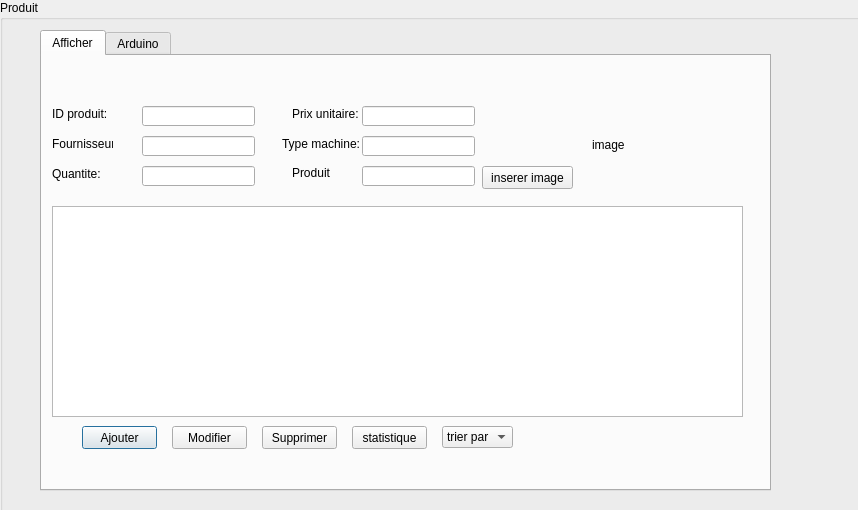
<?xml version="1.0" encoding="UTF-8"?>
<ui version="4.0">
 <class>Gproduits</class>
 <widget class="QDialog" name="Gproduits">
  <property name="geometry">
   <rect>
    <x>0</x>
    <y>0</y>
    <width>858</width>
    <height>510</height>
   </rect>
  </property>
  <property name="windowTitle">
   <string>Dialog</string>
  </property>
  <widget class="QGroupBox" name="groupBox">
   <property name="geometry">
    <rect>
     <x>0</x>
     <y>0</y>
     <width>878</width>
     <height>608</height>
    </rect>
   </property>
   <property name="title">
    <string>Produit</string>
   </property>
   <widget class="QTabWidget" name="kk">
    <property name="geometry">
     <rect>
      <x>40</x>
      <y>30</y>
      <width>731</width>
      <height>461</height>
     </rect>
    </property>
    <property name="currentIndex">
     <number>0</number>
    </property>
    <widget class="QWidget" name="tab">
     <attribute name="title">
      <string>Afficher</string>
     </attribute>
     <widget class="QLabel" name="label">
      <property name="geometry">
       <rect>
        <x>10</x>
        <y>50</y>
        <width>71</width>
        <height>16</height>
       </rect>
      </property>
      <property name="text">
       <string>ID produit:</string>
      </property>
     </widget>
     <widget class="QLabel" name="label_2">
      <property name="geometry">
       <rect>
        <x>10</x>
        <y>80</y>
        <width>61</width>
        <height>16</height>
       </rect>
      </property>
      <property name="text">
       <string>Fournisseur:</string>
      </property>
     </widget>
     <widget class="QLabel" name="label_3">
      <property name="geometry">
       <rect>
        <x>10</x>
        <y>110</y>
        <width>121</width>
        <height>16</height>
       </rect>
      </property>
      <property name="text">
       <string>Quantite:</string>
      </property>
     </widget>
     <widget class="QLabel" name="label_4">
      <property name="geometry">
       <rect>
        <x>250</x>
        <y>50</y>
        <width>101</width>
        <height>16</height>
       </rect>
      </property>
      <property name="text">
       <string>Prix unitaire:</string>
      </property>
     </widget>
     <widget class="QLabel" name="label_5">
      <property name="geometry">
       <rect>
        <x>240</x>
        <y>80</y>
        <width>81</width>
        <height>16</height>
       </rect>
      </property>
      <property name="text">
       <string>Type machine:</string>
      </property>
     </widget>
     <widget class="QLineEdit" name="lineEdit">
      <property name="geometry">
       <rect>
        <x>100</x>
        <y>50</y>
        <width>113</width>
        <height>20</height>
       </rect>
      </property>
     </widget>
     <widget class="QLineEdit" name="lineEdit_2">
      <property name="geometry">
       <rect>
        <x>100</x>
        <y>80</y>
        <width>113</width>
        <height>20</height>
       </rect>
      </property>
     </widget>
     <widget class="QLineEdit" name="lineEdit_3">
      <property name="geometry">
       <rect>
        <x>100</x>
        <y>110</y>
        <width>113</width>
        <height>20</height>
       </rect>
      </property>
     </widget>
     <widget class="QLineEdit" name="lineEdit_4">
      <property name="geometry">
       <rect>
        <x>320</x>
        <y>50</y>
        <width>113</width>
        <height>20</height>
       </rect>
      </property>
     </widget>
     <widget class="QLineEdit" name="lineEdit_5">
      <property name="geometry">
       <rect>
        <x>320</x>
        <y>80</y>
        <width>113</width>
        <height>20</height>
       </rect>
      </property>
     </widget>
     <widget class="QTableView" name="tableView">
      <property name="geometry">
       <rect>
        <x>10</x>
        <y>150</y>
        <width>691</width>
        <height>211</height>
       </rect>
      </property>
     </widget>
     <widget class="QPushButton" name="pushButton">
      <property name="geometry">
       <rect>
        <x>40</x>
        <y>370</y>
        <width>75</width>
        <height>23</height>
       </rect>
      </property>
      <property name="text">
       <string>Ajouter</string>
      </property>
     </widget>
     <widget class="QPushButton" name="pushButton_2">
      <property name="geometry">
       <rect>
        <x>130</x>
        <y>370</y>
        <width>75</width>
        <height>23</height>
       </rect>
      </property>
      <property name="text">
       <string>Modifier</string>
      </property>
     </widget>
     <widget class="QPushButton" name="pushButton_3">
      <property name="geometry">
       <rect>
        <x>220</x>
        <y>370</y>
        <width>75</width>
        <height>23</height>
       </rect>
      </property>
      <property name="text">
       <string>Supprimer</string>
      </property>
     </widget>
     <widget class="QPushButton" name="pushButton_5">
      <property name="geometry">
       <rect>
        <x>310</x>
        <y>370</y>
        <width>75</width>
        <height>23</height>
       </rect>
      </property>
      <property name="text">
       <string>statistique</string>
      </property>
     </widget>
     <widget class="QLabel" name="label_6">
      <property name="geometry">
       <rect>
        <x>250</x>
        <y>110</y>
        <width>47</width>
        <height>14</height>
       </rect>
      </property>
      <property name="text">
       <string>Produit</string>
      </property>
     </widget>
     <widget class="QLineEdit" name="lineEdit_6">
      <property name="geometry">
       <rect>
        <x>320</x>
        <y>110</y>
        <width>113</width>
        <height>20</height>
       </rect>
      </property>
     </widget>
     <widget class="QPushButton" name="pushButton_8">
      <property name="geometry">
       <rect>
        <x>440</x>
        <y>110</y>
        <width>91</width>
        <height>23</height>
       </rect>
      </property>
      <property name="text">
       <string>inserer image</string>
      </property>
     </widget>
     <widget class="QComboBox" name="comboBox">
      <property name="geometry">
       <rect>
        <x>400</x>
        <y>370</y>
        <width>71</width>
        <height>22</height>
       </rect>
      </property>
      <item>
       <property name="text">
        <string>trier par</string>
       </property>
      </item>
      <item>
       <property name="text">
        <string>prix</string>
       </property>
      </item>
      <item>
       <property name="text">
        <string>quantite</string>
       </property>
      </item>
      <item>
       <property name="text">
        <string>ID</string>
       </property>
      </item>
     </widget>
     <widget class="QLabel" name="label_7">
      <property name="geometry">
       <rect>
        <x>550</x>
        <y>43</y>
        <width>151</width>
        <height>91</height>
       </rect>
      </property>
      <property name="text">
       <string>image</string>
      </property>
     </widget>
    </widget>
    <widget class="QWidget" name="tab_2">
     <attribute name="title">
      <string>Arduino</string>
     </attribute>
     <widget class="QLabel" name="label_8">
      <property name="geometry">
       <rect>
        <x>350</x>
        <y>130</y>
        <width>141</width>
        <height>91</height>
       </rect>
      </property>
      <property name="text">
       <string>Etat</string>
      </property>
     </widget>
     <widget class="QPushButton" name="pushButton_4">
      <property name="geometry">
       <rect>
        <x>150</x>
        <y>170</y>
        <width>80</width>
        <height>22</height>
       </rect>
      </property>
      <property name="text">
       <string>refresh</string>
      </property>
     </widget>
    </widget>
   </widget>
  </widget>
 </widget>
 <resources/>
 <connections/>
</ui>
